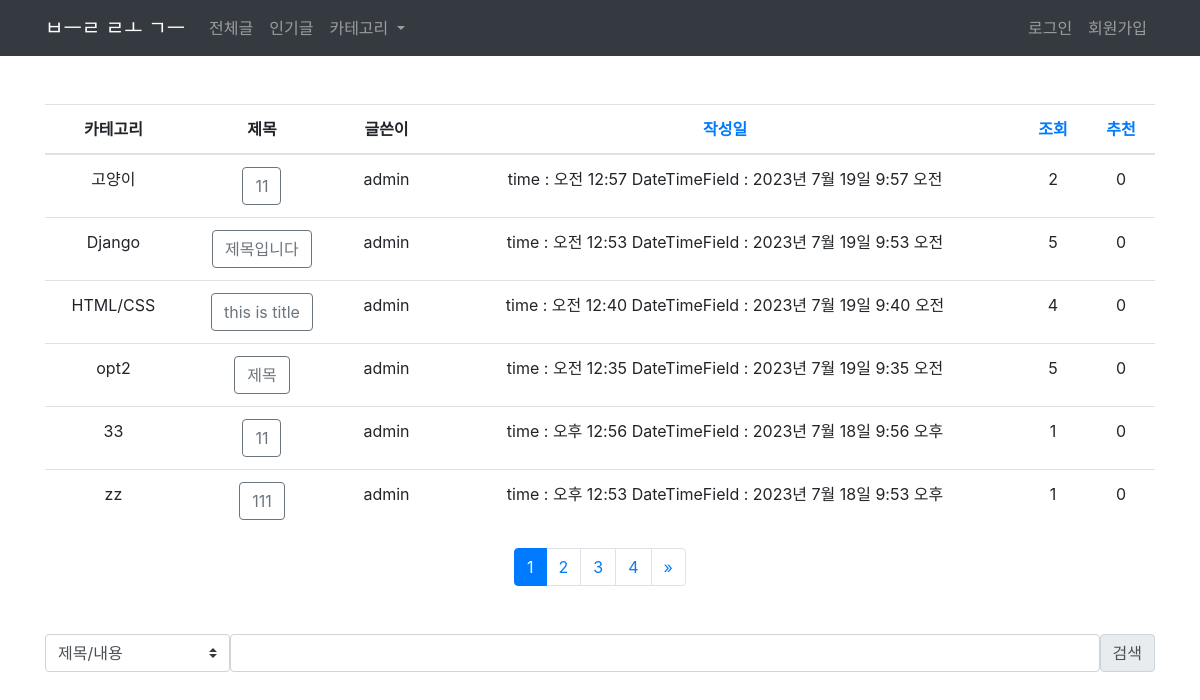
Page /blog/ on the earlier database version.
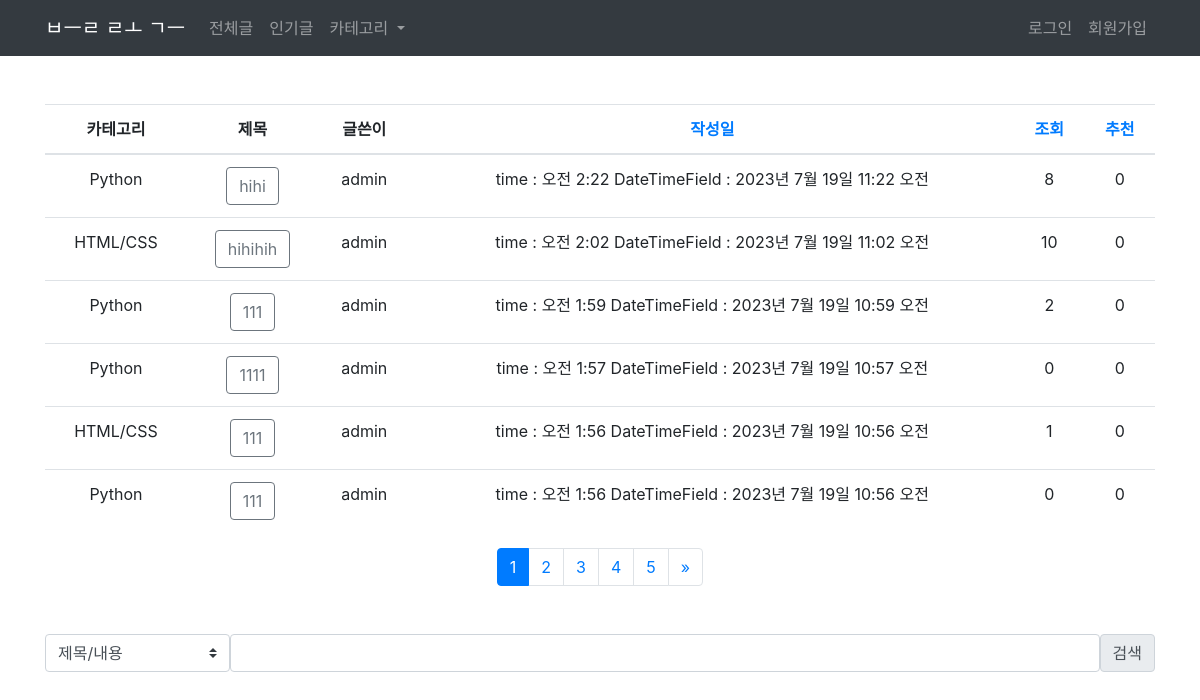
Same page on the later database version.
### blog/models.py (models this page shows, shortened)
class Post(models.Model):
    CATEGORY_CHOICES = [
        ('HTML/CSS', 'HTML/CSS'),
        ('Python', 'Python'),
        ('Django', 'Django'),
        ('고양이', '고양이'),
    ]
    title = models.CharField(max_length=200)
    content = models.TextField(null=True, blank=True)
    writer = models.ForeignKey(User, on_delete=models.CASCADE)
    updated_at = models.DateTimeField(auto_now=True)
    created_at = models.DateTimeField(auto_now_add=True)
    views = models.IntegerField(default=0)
    likes = models.IntegerField(default=0)
    category = models.CharField(max_length=50, choices=CATEGORY_CHOICES)

### blog/views.py (the view)
# urls.py: path("", views.PostList.as_view(), name="list"),
class PostList(View):
    def get(self, request):
        if request.GET.get('sort'):
            sort = request.GET.get('sort')
        else:
            sort = 'created_at'
        posts = Post.objects.all()
        posts_sorted = sorted(
            posts, key=lambda x: getattr(x, sort), reverse=True)
        posts_per_page = 6
        page_number = request.GET.get('page', 1)
        paginator = Paginator(posts_sorted, posts_per_page)
        try:
            page = paginator.page(page_number)
        except InvalidPage:
            page = paginator.page(1)
        context = {
            "posts": page,
            "sort": sort,
        }
        return render(request, "blog/post_list.html", context)

### blog/templates/blog/post_list.html (shortened to what this page needs)
{% extends 'base.html' %}
{% block content %}
{% if posts %}
<table class="table table-hover text-center mt-5">
    <thead class="thead">
        <tr>
            <th>카테고리</th>
            <th>제목</th>
            <th>글쓴이</th>
            <th><a href="?sort=created_at" class="text">작성일</a></th>
            <th><a href="?sort=views" class="text-reset">조회</a></th>
            <th><a href="?sort=likes" class="text-reset">추천</a></th>
        </tr>
    </thead>
    <tbody>
        {% if sort %}
            {% for post in posts|dictsortreversed:sort %}
            <tr>
                <td>{{ post.category }}</td>
                <td><a href="{% url 'blog:detail' post_id=post.pk %}" class="btn btn-outline-secondary">{{ post.title }}</a></td>
                <td>{{ post.writer }}</td>
                <td>time : {{ post.created_at.time }} DateTimeField : {{ post.created_at }} </td>
                <td>{{ post.views }}</td>
                <td>{{ post.likes }}</td>
            </tr>
            {% endfor %}
        {% endif %}
    </tbody>
</table>
{% else %}
    {% if query %}
    <p>일치하는 검색 결과가 없습니다.</p>
    {% else %}
    <p>작성된 게시글이 없습니다.</p>
    {% endif %}
{% endif %}
{% if posts.has_other_pages %}
<nav aria-label="Page navigation">
  <ul class="pagination justify-content-center">
    {% for i in posts.paginator.page_range %}
      {% if posts.number == i %}
        <li class="page-item active"><a class='page-link' href='#'>{{ i }}</a></li>
      {% else %}
        <li class='page-item'>
            <a class='page-link' href="?page={{ i }}&sort={{sort}}">{{ i }}</a>
        </li>
      {% endif %}
    {% endfor %}
    {% if posts.has_next %}
    <li class="page-item">
      <a class="page-link" href="?page={{ posts.next_page_number }}&sort={{sort}}" aria-label="Next">
        <span aria-hidden="true">&raquo;</span>
      </a>
    </li>
    {% endif %}
  </ul>
</nav>
{% endif %}
<form action="{% url 'blog:search' %}" method='get' class='d-flex mt-5'>
    <select class="custom-select col col-lg-2" name='q-opt'>
        <option selected value="1">제목/내용</option>
    </select>
    <input type="text" name='q' class='form-control'>
    <input type="submit" value="검색" class="input-group-text">
</form>
{% endblock content %}

Differences in the rows shown:
no longer on this page (row edited): Post: category "고양이", title "11", writer "admin", created_at.time "오전 12:57", created_at "2023년 7월 19일 9:57 오전", views "2", likes "0"
no longer on this page (row unchanged): Post: category "Django", title "제목입니다", writer "admin", created_at.time "오전 12:53", created_at "2023년 7월 19일 9:53 오전", views "5", likes "0"
no longer on this page (row unchanged): Post: category "HTML/CSS", title "this is title", writer "admin", created_at.time "오전 12:40", created_at "2023년 7월 19일 9:40 오전", views "4", likes "0"
no longer on this page (row unchanged): Post: category "opt2", title "제목", writer "admin", created_at.time "오전 12:35", created_at "2023년 7월 19일 9:35 오전", views "5", likes "0"
no longer on this page (row unchanged): Post: category "33", title "11", writer "admin", created_at.time "오후 12:56", created_at "2023년 7월 18일 9:56 오후", views "1", likes "0"
no longer on this page (row unchanged): Post: category "zz", title "111", writer "admin", created_at.time "오후 12:53", created_at "2023년 7월 18일 9:53 오후", views "1", likes "0"
added Post: category "Python", title "hihi", writer "admin", created_at.time "오전 2:22", created_at "2023년 7월 19일 11:22 오전", views "8", likes "0"
added Post: category "HTML/CSS", title "hihihih", writer "admin", created_at.time "오전 2:02", created_at "2023년 7월 19일 11:02 오전", views "10", likes "0"
added Post: category "Python", title "111", writer "admin", created_at.time "오전 1:59", created_at "2023년 7월 19일 10:59 오전", views "2", likes "0"
added Post: category "Python", title "1111", writer "admin", created_at.time "오전 1:57", created_at "2023년 7월 19일 10:57 오전", views "0", likes "0"
added Post: category "HTML/CSS", title "111", writer "admin", created_at.time "오전 1:56", created_at "2023년 7월 19일 10:56 오전", views "1", likes "0"
added Post: category "Python", title "111", writer "admin", created_at.time "오전 1:56", created_at "2023년 7월 19일 10:56 오전", views "0", likes "0"
Other differences:
new list line: "5"
